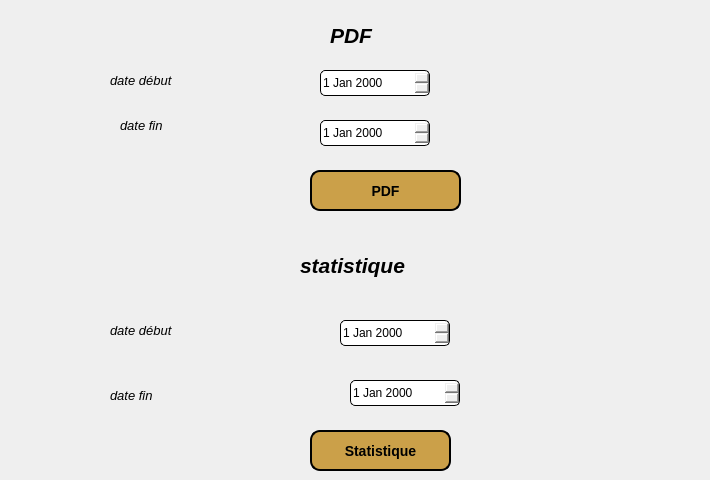
         <widget class="QWidget" name="tab_8">
          <attribute name="title">
           <string>PDF/stat</string>
          </attribute>
          <widget class="QPushButton" name="pushButton_12">
           <property name="geometry">
            <rect>
             <x>310</x>
             <y>170</y>
             <width>151</width>
             <height>41</height>
            </rect>
           </property>
           <property name="styleSheet">
            <string notr="true">background-color: rgb(203, 160, 73);
font: italic 9pt &quot;Segoe UI&quot;;

 border: 2px solid black; 
 border-radius: 10px; 
color: black;
font-size: 14px;
font-weight: bold;
 padding: 10px 20px;

</string>
           </property>
           <property name="text">
            <string>PDF</string>
           </property>
          </widget>
          <widget class="QLabel" name="label_93">
           <property name="geometry">
            <rect>
             <x>110</x>
             <y>70</y>
             <width>111</width>
             <height>21</height>
            </rect>
           </property>
           <property name="font">
            <font>
             <family>Segoe UI</family>
             <pointsize>10</pointsize>
             <italic>true</italic>
             <bold>false</bold>
            </font>
           </property>
           <property name="styleSheet">
            <string notr="true">font: italic 10pt &quot;Segoe UI&quot;;</string>
           </property>
           <property name="text">
            <string>date début</string>
           </property>
          </widget>
          <widget class="QLabel" name="label_94">
           <property name="geometry">
            <rect>
             <x>120</x>
             <y>110</y>
             <width>81</width>
             <height>31</height>
            </rect>
           </property>
           <property name="font">
            <font>
             <family>Segoe UI</family>
             <pointsize>10</pointsize>
             <italic>true</italic>
             <bold>false</bold>
            </font>
           </property>
           <property name="styleSheet">
            <string notr="true">font: italic 10pt &quot;Segoe UI&quot;;</string>
           </property>
           <property name="text">
            <string>date fin</string>
           </property>
          </widget>
          <widget class="QDateEdit" name="dateEdit_3">
           <property name="geometry">
            <rect>
             <x>320</x>
             <y>70</y>
             <width>110</width>
             <height>26</height>
            </rect>
           </property>
           <property name="styleSheet">
            <string notr="true"> border: 1px solid black; 
 border-radius: 5px; </string>
           </property>
          </widget>
          <widget class="QDateEdit" name="dateEdit_4">
           <property name="geometry">
            <rect>
             <x>320</x>
             <y>120</y>
             <width>110</width>
             <height>26</height>
            </rect>
           </property>
           <property name="styleSheet">
            <string notr="true"> border: 1px solid black; 
 border-radius: 5px; </string>
           </property>
          </widget>
          <widget class="QLabel" name="label_95">
           <property name="geometry">
            <rect>
             <x>330</x>
             <y>10</y>
             <width>181</width>
             <height>51</height>
            </rect>
           </property>
           <property name="font">
            <font>
             <family>Segoe UI</family>
             <pointsize>16</pointsize>
             <italic>true</italic>
             <bold>true</bold>
            </font>
           </property>
           <property name="styleSheet">
            <string notr="true">color: rgb(0, 0, 0);
font: 700 italic 16pt &quot;Segoe UI&quot;;</string>
           </property>
           <property name="text">
            <string>PDF</string>
           </property>
          </widget>
          <widget class="QPushButton" name="pushButton_13">
           <property name="geometry">
            <rect>
             <x>310</x>
             <y>430</y>
             <width>141</width>
             <height>41</height>
            </rect>
           </property>
           <property name="styleSheet">
            <string notr="true">background-color: rgb(203, 160, 73);
font: italic 9pt &quot;Segoe UI&quot;;

 border: 2px solid black; 
 border-radius: 10px; 
color: black;
font-size: 14px;
font-weight: bold;
 padding: 10px 20px;

</string>
           </property>
           <property name="text">
            <string>Statistique</string>
           </property>
          </widget>
          <widget class="QDateEdit" name="dateEdit_5">
           <property name="geometry">
            <rect>
             <x>340</x>
             <y>320</y>
             <width>110</width>
             <height>26</height>
            </rect>
           </property>
           <property name="styleSheet">
            <string notr="true"> border: 1px solid black; 
 border-radius: 5px; </string>
           </property>
          </widget>
          <widget class="QDateEdit" name="dateEdit_6">
           <property name="geometry">
            <rect>
             <x>350</x>
             <y>380</y>
             <width>110</width>
             <height>26</height>
            </rect>
           </property>
           <property name="styleSheet">
            <string notr="true"> border: 1px solid black; 
 border-radius: 5px; </string>
           </property>
          </widget>
          <widget class="QLabel" name="label_96">
           <property name="geometry">
            <rect>
             <x>110</x>
             <y>320</y>
             <width>111</width>
             <height>21</height>
            </rect>
           </property>
           <property name="font">
            <font>
             <family>Segoe UI</family>
             <pointsize>10</pointsize>
             <italic>true</italic>
             <bold>false</bold>
            </font>
           </property>
           <property name="styleSheet">
            <string notr="true">font: italic 10pt &quot;Segoe UI&quot;;</string>
           </property>
           <property name="text">
            <string>date début</string>
           </property>
          </widget>
          <widget class="QLabel" name="label_97">
           <property name="geometry">
            <rect>
             <x>110</x>
             <y>380</y>
             <width>81</width>
             <height>31</height>
            </rect>
           </property>
           <property name="font">
            <font>
             <family>Segoe UI</family>
             <pointsize>10</pointsize>
             <italic>true</italic>
             <bold>false</bold>
            </font>
           </property>
           <property name="styleSheet">
            <string notr="true">font: italic 10pt &quot;Segoe UI&quot;;</string>
           </property>
           <property name="text">
            <string>date fin</string>
           </property>
          </widget>
          <widget class="QLabel" name="label_98">
           <property name="geometry">
            <rect>
             <x>300</x>
             <y>240</y>
             <width>181</width>
             <height>51</height>
            </rect>
           </property>
           <property name="font">
            <font>
             <family>Segoe UI</family>
             <pointsize>16</pointsize>
             <italic>true</italic>
             <bold>true</bold>
            </font>
           </property>
           <property name="styleSheet">
            <string notr="true">color: rgb(0, 0, 0);
font: 700 italic 16pt &quot;Segoe UI&quot;;</string>
           </property>
           <property name="text">
            <string>statistique</string>
           </property>
          </widget>
          <widget class="QLabel" name="label_99">
           <property name="geometry">
            <rect>
             <x>560</x>
             <y>40</y>
             <width>111</width>
             <height>91</height>
            </rect>
           </property>
           <property name="font">
            <font>
             <family>Segoe UI Semibold</family>
             <pointsize>12</pointsize>
             <bold>true</bold>
            </font>
           </property>
           <property name="text">
            <string/>
           </property>
           <property name="pixmap">
            <pixmap>../../QtDesignStudio/pngegg (4).png</pixmap>
           </property>
           <property name="scaledContents">
            <bool>true</bool>
           </property>
          </widget>
          <widget class="QLabel" name="label_100">
           <property name="geometry">
            <rect>
             <x>550</x>
             <y>200</y>
             <width>141</width>
             <height>101</height>
            </rect>
           </property>
           <property name="font">
            <font>
             <family>Segoe UI Semibold</family>
             <pointsize>12</pointsize>
             <bold>true</bold>
            </font>
           </property>
           <property name="text">
            <string/>
           </property>
           <property name="scaledContents">
            <bool>true</bool>
           </property>
          </widget>
          <widget class="QLabel" name="label_101">
           <property name="geometry">
            <rect>
             <x>540</x>
             <y>220</y>
             <width>111</width>
             <height>91</height>
            </rect>
           </property>
           <property name="font">
            <font>
             <family>Segoe UI Semibold</family>
             <pointsize>12</pointsize>
             <bold>true</bold>
            </font>
           </property>
           <property name="text">
            <string/>
           </property>
           <property name="pixmap">
            <pixmap>../../QtDesignStudio/pngegg (3).png</pixmap>
           </property>
           <property name="scaledContents">
            <bool>true</bool>
           </property>
          </widget>
          <widget class="QLabel" name="label_6">
           <property name="geometry">
            <rect>
             <x>580</x>
             <y>350</y>
             <width>121</width>
             <height>91</height>
            </rect>
           </property>
           <property name="text">
            <string/>
           </property>
           <property name="pixmap">
            <pixmap>../../QtDesignStudio/pngegg (5).png</pixmap>
           </property>
           <property name="scaledContents">
            <bool>true</bool>
           </property>
          </widget>
         </widget>
